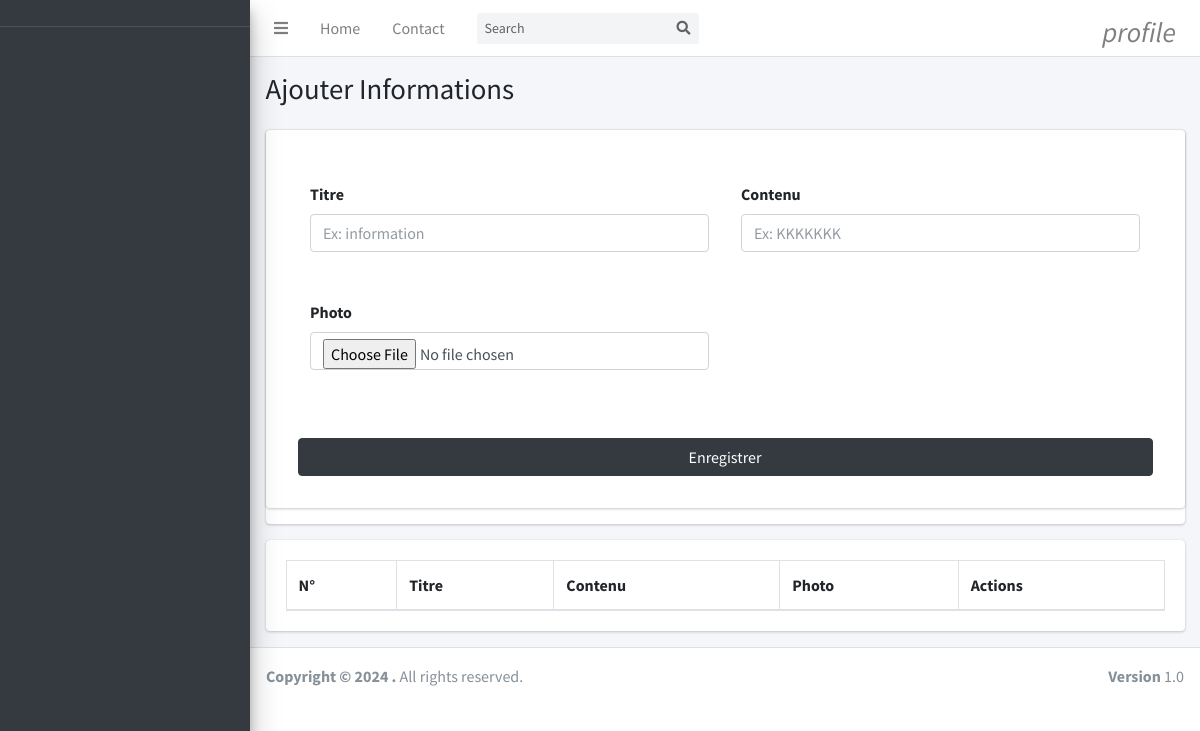
The page /views/information.php on the database as committed earlier.
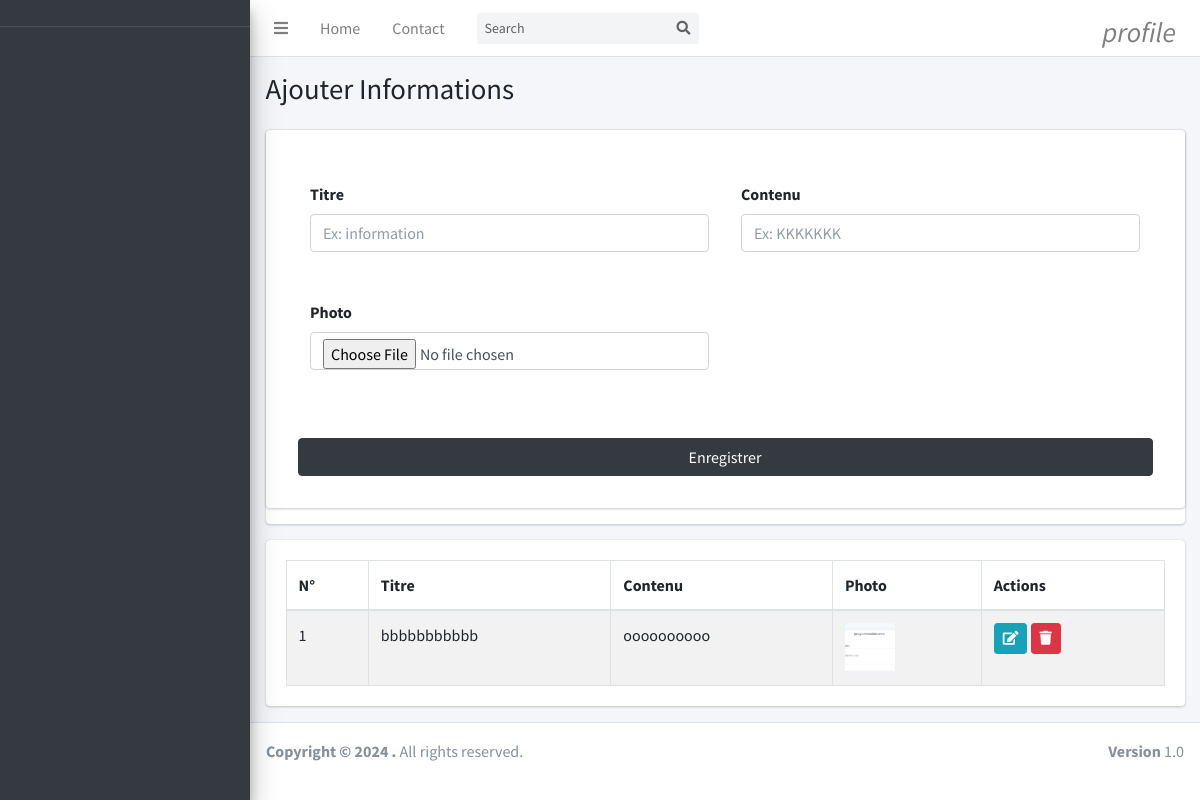
The same page on the database as committed later.
### tables this page shows
CREATE TABLE `information` (
  `id` int(11) NOT NULL,
  `titre` text NOT NULL,
  `contenu` text NOT NULL,
  `date` date NOT NULL,
  `photo` text NOT NULL,
  `supprimer` int(11) NOT NULL
);

### models/select/select-information.php (called while the page is built, shortened)
<?php
    if (isset($_GET['edit']) && !empty($_GET['edit'])){
     $id=$_GET['edit'];
     $getDataMod=$connexion->prepare("SELECT * FROM information WHERE id=?");
     $getDataMod->execute([$id]);
     $tab=$getDataMod->fetch();
     $url="../models/updat/up-information-post.php?edit=".$id;
     $btn="Modifier";
     $title="Modifier information";
    }
    else{
     $url="../models/add/add-information-post.php";
     $btn="Enregistrer";
    }
    if(isset($_GET['search']) && !empty($_GET['search'])){
        $search=$_GET['search'];
        $getData=$connexion->prepare("SELECT * from information WHERE supprimer=? AND nom LIKE ? OR postnom LIKE ? OR prenom LIKE ?
        OR genre LIKE ? OR adresse LIKE ? OR telephone LIKE ?");
        $getData->execute([0,  $search."%", $search."%", $search."%", $search."%", $search."%", $search."%"]);
    }
    else{
        $getData=$connexion->prepare("SELECT * from information WHERE supprimer=?");
        $getData->execute([0]);
    }

### views/information.php (the view, shortened to what this page needs)
<?php
    include '../connexion/connexion.php';
    require_once('../models/select/select-information.php');
?>
<!DOCTYPE html>
<html lang="en">
<head>
    <?php require_once('style.php'); ?>
</head>
<body>
     <?php require_once('aside.php') ?>
  <div class="content-wrapper">
    <section class="content-header">
      <div class="container-fluid">
        <div class="row mb-2">
          <div class="col-sm-12">
            <h1>Ajouter Informations</h1>
          </div>
        </div>
      </div>
    </section>
    <section class="content">
      <div class="container-fluid">
        <div class="row">
          <div class="col-md-12">
            <div class="card card-primary">
              <form role="form" class="card p-3" action="<?=$url?>" method="POST" enctype="multipart/form-data">
                <div class=" row card-body">
                  <div class="form-group col-xl-6 col-lg-6 col-md-6  col-sm-6 p-3">
                    <label for="exampleInputEmail1">Titre</label>
                    <input type="text"  autocomplete="off" required type="text" class="form-control" placeholder="Ex: information" name="titre"
                    <?php if (isset($_GET['edit'])) { ?> value="<?php echo $tab['titre']; ?> <?php }?>">
                  </div>
                  <div class="form-group col-xl-6 col-lg-6 col-md-6  col-sm-6 p-3">
                    <label for="exampleInputEmail1">Contenu</label>
                    <input type="text"  autocomplete="off" required type="text" class="form-control" placeholder="Ex: KKKKKKK" name="contenu"
                    <?php if (isset($_GET['edit'])) { ?> value="<?php echo $tab['contenu']; ?> <?php }?>">
                  </div>
                  <div class="form-group col-xl-6 col-lg-6 col-md-6  col-sm-6 p-3">
                    <label for="exampleInputEmail1">Photo</label>
                    <input  autocomplete="off" required type="file" class="form-control" placeholder=""
                                    name="photo" <?php if (isset($_GET['edit'])) { ?>
                                    value="<?php echo $tab['photo']; ?> <?php }?>">
                  </div>
                </div>
                <div class="col-xl-12 col-lg-12 col-md-12 mt-10 col-sm-12 p-3 aling-center">
                   <input type="submit" class="btn btn-dark w-100" name="valider" value="<?=$btn?>">
                 </div>
              </form>
            </div>
            <div class="card">
            <div class="card-body">
              <table id="example1" class="table table-bordered table-striped">
                <thead>
                <tr>
                  <th>N°</th>
                  <th>Titre</th>
                  <th>Contenu</th>
                  <th>Photo</th>
                  <th>Actions</th>
                </tr>
                </thead>
                <tbody>
                  <?php
                  $n=0;
                  while($recup=$getData->fetch()){
                    $n++;
                  ?>
                <tr>
                  <td><?=$n;?></td>
                  <td><?=$recup["titre"];?></td>
                  <td> <?=$recup["contenu"];?></td>
                  <td><img src="../models/add/img/<?= $recup["photo"] ?>" width='50' height="50"
                                        style="object-fit: cover;"></td>
                  <td>
                  <a href='information.php?edit=<?=$recup['id'] ?>' class="btn btn-info btn-sm "><i
                  class="fas fa-edit"></i></a>
                  <a onclick=" return confirm('Voulez-vous vraiment supprimer ?')"
                  href='../models/delete/del-information-post.php?idSup=<?=$recup['id'] ?>'
                    class="btn btn-danger btn-sm "><i class="fas fa-trash"></i></a>
                  </td>
                </tr>
                <?php }?>
              </table>
            </div>
          </div>
          </div>
      </div>
    </section>
  </div>
    <?php require_once('script.php') ?>
</body>
</html>

Rows that differ between the two databases and show on the page:
added information: titre "bbbbbbbbbbb", contenu "oooooooooo", photo (picture)
